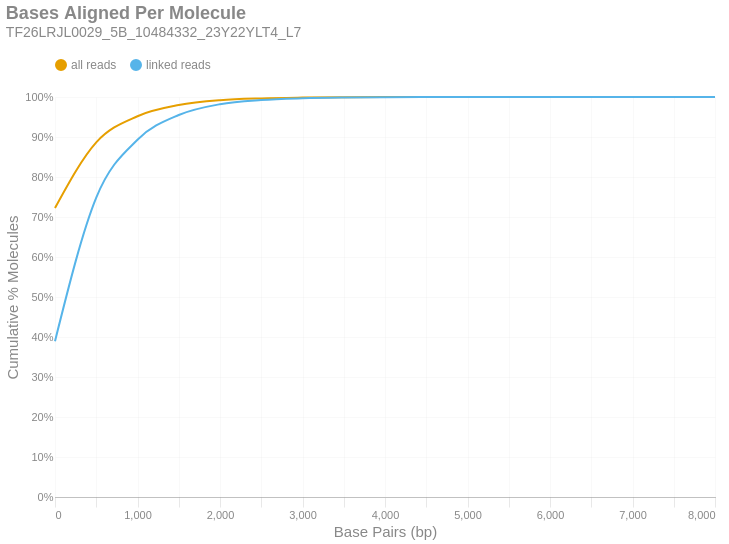

Write notebook code for a chart like this one.
### Markdown cell above
### Bases Aligned Per Molecule
This is a cumulative frequency distribution showing the number of base pairs aligned per unique molecule. These data are shown in 500 bp bins. There are two distributions: one with `all reads` (yellow) and another with only `linked reads` (blue). The percent of molecules in the `linked reads` distribution is relative to the total number of linked molecules.

### Code cell
if SKIPLR:
    print_html(f"Skipped")
else:
    binned_df = consolidated_hist(valids['aligned_bp'], mask, 500, True)
    with SafeRender(binned_df):
        (
            density_plot(binned_df, 'Bases Aligned Per Molecule', samplename, 'basesper')
            .encode(
                x=alt.X('bin:Q', title="Base Pairs (bp)").axis(tickMinStep=500).scale(padding=0),
                y=alt.Y('value:Q', title='Cumulative % Molecules')
                    .axis(format='%')
                    .scale(domain = [0,1])
                    .stack(False),
                color=alt.Color("key:N").scale(domain = ["all reads", "linked reads"]),
                tooltip = [
                    alt.Tooltip("key:N", title = "Data Type"),
                    alt.Tooltip("range_label:N", title="Bases Aligned Per Molecule"),
                    alt.Tooltip("value:Q", format = ".2%", title="% Molecules (Cum.)")
                ]
            )
        ).display()

### Figure 1 — Vega-Lite specification as saved in the notebook (floating-point values rounded to 4 significant figures)
{"width": "container", "height": 400, "config": {"title": {"anchor": "start", "dy": -15, "fontSize": 18, "color": "#888888", "subtitleColor": "#888888", "subtitleFontSize": 14}, "arc": {"fill": "#0072B2"}, "axis": {"domainColor": "#888888", "domainWidth": 0.5, "gridWidth": 0.2, "grid": false, "titleFontWeight": 400, "titleFontSize": 15, "labelFontSize": 11, "labelColor": "#888888", "tickColor": "#888888", "tickWidth": 0.2, "titleColor": "#888888"}, "axisBand": {"grid": false}, "axisX": {"grid": true, "tickSize": 10, "domainCap": "round"}, "axisY": {"domain": false, "grid": true, "tickSize": 0, "domainCap": "round"}, "background": "transparent", "header": {"labelFontSize": 15, "labelColor": "#888888", "titleFontSize": 15, "titleFontWeight": 600, "titleColor": "#888888"}, "legend": {"labelFont": "sans-serif", "labelFontSize": 12, "labelColor": "#888888", "symbolSize": 100, "symbolType": "circle", "titleFontSize": 12, "titlePadding": 10, "titleColor": "#888888", "title": null, "orient": "top"}, "range": {"category": ["#E69F00", "#56B4E9", "#009E73", "#F0E442", "#0072B2", "#D55E00", "#CC79A7", "#000000"], "diverging": ["#cfe8f3", "#a2d4ec", "#73bfe2", "#46abdb", "#1696d2", "#12719e"]}, "area": {"fill": "#0072B2", "fillOpacity": 0.7, "line": true, "strokeOpacity": 0.7}, "line": {"color": "#0072B2", "stroke": "#0072B2", "strokeWidth": 2}, "trail": {"color": "#0072B2", "stroke": "#0072B2", "strokeWidth": 0, "size": 1}, "point": {"filled": true, "fillOpacity": 1.0, "size": 95}, "text": {"color": "#888888", "fontSize": 11, "align": "right", "fontWeight": 400, "size": 11}, "bar": {"fill": "#0072B2", "stroke": null}, "view": {"stroke": null, "continuousWidth": 660, "continuousHeight": 400}}, "data": {"name": "data-fbdc7e270d8168fa00c403de41e4efe2"}, "mark": {"type": "line", "interpolate": "monotone", "point": {"opacity": 0, "size": 275}}, "encoding": {"color": {"field": "key", "scale": {"domain": ["all reads", "linked reads"]}, "type": "nominal"}, "tooltip": [{"field": "key", "title": "Data Type", "type": "nominal"}, {"field": "range_label", "title": "Bases Aligned Per Molecule", "type": "nominal"}, {"field": "value", "format": ".2%", "title": "% Molecules (Cum.)", "type": "quantitative"}], "x": {"axis": {"tickMinStep": 500}, "field": "bin", "scale": {"padding": 0}, "title": "Base Pairs (bp)", "type": "quantitative"}, "y": {"axis": {"format": "%"}, "field": "value", "scale": {"domain": [0, 1]}, "stack": false, "title": "Cumulative % Molecules", "type": "quantitative"}}, "params": [{"name": "param_c36ac31b6afebe62", "select": {"type": "point", "fields": ["key"]}, "bind": "legend"}], "title": {"text": "Bases Aligned Per Molecule", "subtitle": "TF26LRJL0029_5B_10484332_23Y22YLT4_L7"}, "transform": [{"fold": ["all reads (cumsum)", "linked reads (cumsum)"]}, {"calculate": "replace(datum.key, ' (cumsum)', '')", "as": "key"}, {"filter": {"param": "param_c36ac31b6afebe62"}}], "usermeta": {"embedOptions": {"downloadFileName": "TF26LRJL0029_5B_10484332_23Y22YLT4_L7.basesper"}}, "$schema": "https://vega.github.io/schema/vega-lite/v6.4.1.json", "datasets": {"data-fbdc7e270d8168fa00c403de41e4efe2": [{"bin": "0.0", "interval": "0.0-500.0", "all reads": 0.7225, "linked reads": 0.3896, "all reads (cumsum)": 0.7225, "linked reads (cumsum)": 0.3896, "range_label": "0-499"}, {"bin": "500.0", "interval": "500.0-1000.0", "all reads": 0.1641, "linked reads": 0.3588, "all reads (cumsum)": 0.8866, "linked reads (cumsum)": 0.7485, "range_label": "500-999"}, {"bin": "1000.0", "interval": "1000.0-1500.0", "all reads": 0.06533, "linked reads": 0.1448, "all reads (cumsum)": 0.9519, "linked reads (cumsum)": 0.8932, "range_label": "1000-1499"}, {"bin": "1500.0", "interval": "1500.0-2000.0", "all reads": 0.02781, "linked reads": 0.06177, "all reads (cumsum)": 0.9797, "linked reads (cumsum)": 0.955, "range_label": "1500-1999"}, {"bin": "2000.0", "interval": "2000.0-2500.0", "all reads": 0.01217, "linked reads": 0.02703, "all reads (cumsum)": 0.9919, "linked reads (cumsum)": 0.982, "range_label": "2000-2499"}, {"bin": "2500.0", "interval": "2500.0-3000.0", "all reads": 0.004631, "linked reads": 0.01029, "all reads (cumsum)": 0.9965, "linked reads (cumsum)": 0.9923, "range_label": "2500-2999"}, {"bin": "3000.0", "interval": "3000.0-3500.0", "all reads": 0.001925, "linked reads": 0.004277, "all reads (cumsum)": 0.9985, "linked reads (cumsum)": 0.9966, "range_label": "3000-3499"}, {"bin": "3500.0", "interval": "3500.0-4000.0", "all reads": 0.0008704, "linked reads": 0.001934, "all reads (cumsum)": 0.9993, "linked reads (cumsum)": 0.9985, "range_label": "3500-3999"}, {"bin": "4000.0", "interval": "4000.0-4500.0", "all reads": 0.0003859, "linked reads": 0.0008573, "all reads (cumsum)": 0.9997, "linked reads (cumsum)": 0.9994, "range_label": "4000-4499"}, {"bin": "4500.0", "interval": "4500.0-5000.0", "all reads": 0.0001604, "linked reads": 0.0003563, "all reads (cumsum)": 0.9999, "linked reads (cumsum)": 0.9997, "range_label": "4500-4999"}, {"bin": "5000.0", "interval": "5000.0-5500.0", "all reads": 6.979e-05, "linked reads": 0.0001551, "all reads (cumsum)": 0.9999, "linked reads (cumsum)": 0.9999, "range_label": "5000-5499"}, {"bin": "5500.0", "interval": "5500.0-6000.0", "all reads": 3.154e-05, "linked reads": 7.007e-05, "all reads (cumsum)": 1.0, "linked reads (cumsum)": 1.0, "range_label": "5500-5999"}, {"bin": "6000.0", "interval": "6000.0-6500.0", "all reads": 1.074e-05, "linked reads": 2.385e-05, "all reads (cumsum)": 1.0, "linked reads (cumsum)": 1.0, "range_label": "6000-6499"}, {"bin": "6500.0", "interval": "6500.0-7000.0", "all reads": 4.698e-06, "linked reads": 1.044e-05, "all reads (cumsum)": 1.0, "linked reads (cumsum)": 1.0, "range_label": "6500-6999"}, {"bin": "7000.0", "interval": "7000.0-7500.0", "all reads": 1.342e-06, "linked reads": 2.982e-06, "all reads (cumsum)": 1.0, "linked reads (cumsum)": 1.0, "range_label": "7000-7499"}, {"bin": "7500.0", "interval": "7500.0-8000.0", "all reads": 6.711e-07, "linked reads": 1.491e-06, "all reads (cumsum)": 1.0, "linked reads (cumsum)": 1.0, "range_label": "7500-7999"}, {"bin": "8000.0", "interval": "8000.0-8500.0", "all reads": 1.342e-06, "linked reads": 2.982e-06, "all reads (cumsum)": 1.0, "linked reads (cumsum)": 1.0, "range_label": "8000-8499"}]}}
